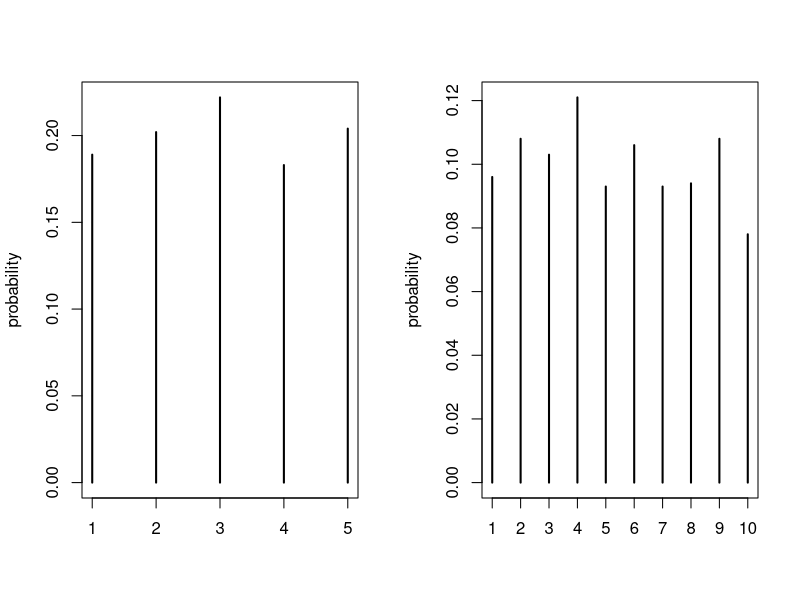

Source code (R):
## ---- chunk 1
library(magrittr)
tabl <- data.frame(months = c("J", "F", "M", "A", "M", "J", "J", "A", "S", "O", "N", "D"), 
                   NYC = c(32,34,42,53,63,72,77,76,68,57,48,37), 
                   SF = c(49,52,53,56,58,62,63,64,65,61,55,49))

knitr::kable(t(tabl)) %>% kableExtra::kable_styling(full_width=F, position="center", latex_options = c("striped", "hold_position"))
## ---- chunk 2
par(mfrow=c(1,2))
plot(proportions(table(sample(1:5, size=1000, replace=TRUE))), ylab="probability")
plot(proportions(table(sample(1:10, size=1000, replace=TRUE))), ylab="probability")
